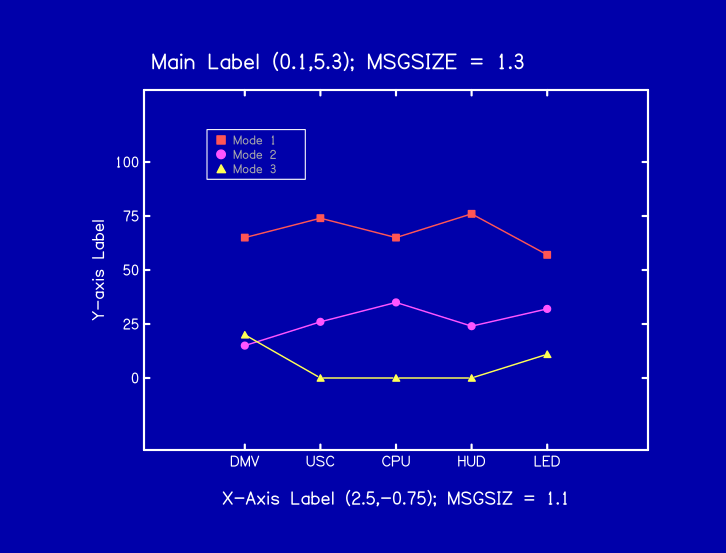

Source code (gnuplot):
;========================================================================
;A question has arisen.  Janet Fitzakerly wanted to create color plots
;with different color symbols.  She wanted the color of the symbol
;embedded in a message to correspond to each color.  If each
;message is plotted right after the data are plotted, the color will
;match.  Otherwise the last pltcol governs the colors of the embedded
;symbols. 
;
;I tried plotting each message separately and placing a new
;value for pltcol in between, but the pltcol has no effect.  I
;thought that a plot keyword might activate the color, but
;that didn't work either.
;
;The solution that works is to plot each message after each set of data
;are plotted (as I said above).  The difficulty is, of course, aligning
;the messages up with each other--not impossible, admittedly, but still
;tedious. 
;
;Any suggestions?
;
;Here's the file
;========================================================================
;
; OVERALL SETUP
;
header=no
bgcol=1
fgcol=15
shdcol=7
;
; FIRST, THE X AXIS
;
xlength=7.0 : xpercent=60 : ypercent=60
xllc=2.0 : xmin=1.0 : xmax=5.0 : xcycle=0 : xint = 4
xlabel=						; NO LABEL
;
; USE THE STRING REPLACEMENT FEATURE OF xannot
annsize=.90
xannot= 1,DMV 2,USC 3,CPU 4,HUD 5,LED
;
; NOW, THE Y AXIS
;
ylength=5.0 : yllc=1.75 : ymin=0.0 : ymax=100.0 : yint=4 : yhor=yes
ylabel = Y-axis Label
ticdir=inward : ticsiz=0.5 : clip=yes
;
; MAIN LABEL
;
msgsiz=1.3
0.1,5.3,"Main Label (0.1,5.3)|59| MSGSIZE = 1.3"
;
; LABEL FOR THE X-AXIS
;
msgsiz=1.1 : mhalign=center
3.5,-0.75,"X-Axis Label (2.5,-0.75)|59| MSGSIZ = 1.1"
;
; NOW, THE DATA VALUES
;
symbol=10 : symsiz= 0.75
pltype=both : lintype= 0
pltcol=12
data
1        65.0
2        74.0
3        65.0
4        76.0
5        57.0
plot
msgsiz=0.75 : msgcol=7 : mhalign=left
1.0,4.25,"|10| Mode 1"
symbol=11
pltcol=13
data
1        15.0
2        26.0
3        35.0
4        24.0
5        32.0
plot
1.0,4.05,"|11| Mode 2"
symbol=12
pltcol=14
data
1        20.0
2        00.0
3        00.0
4        00.0
5        11.0
plot
1.0,3.85,"|12| Mode 3"
;
; LEGEND BOX
;
pltype=rect : pltlwt=.75
pltcol=15
data
0.50 115
1.8  92
plot
finish
